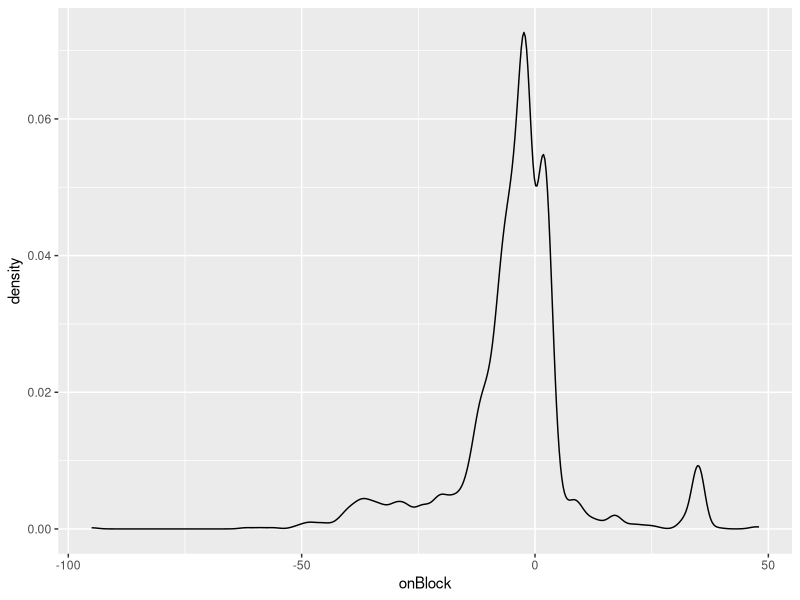
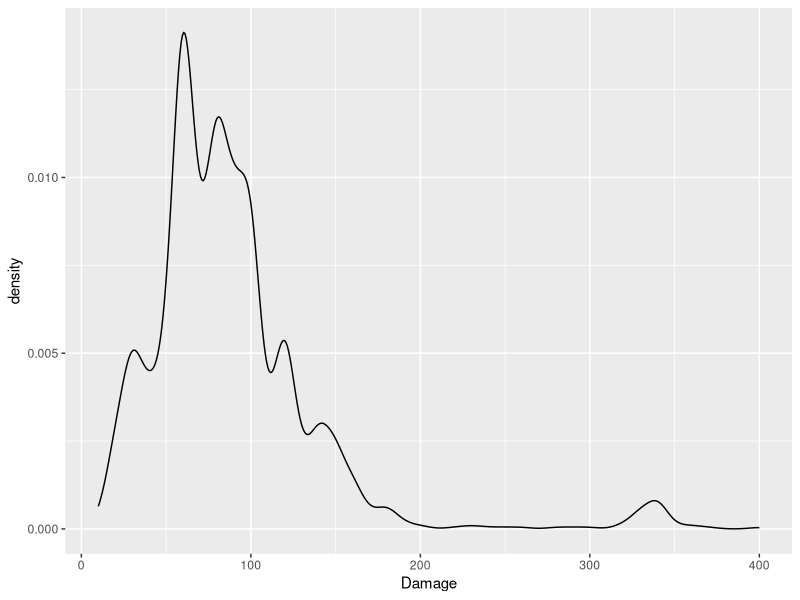
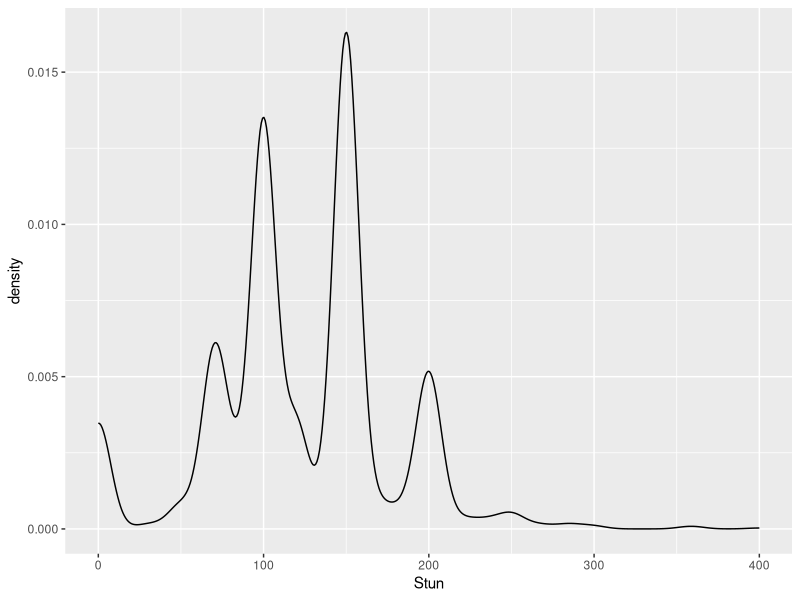

Recreate these plots in R, in order.
## ---- chunk 1
knitr::opts_chunk$set(echo = TRUE)
## ---- chunk 2
library(tidyverse)
## ---- chunk 3
df <- read.csv("data/all.csv", stringsAsFactors = FALSE)
# Check for missing values
na_rows <- df[!complete.cases(df), ]
na_rows
nrow(df)
ncol(df)
## ---- chunk 4
ggplot(df, aes(onBlock)) +
  geom_density()
ggplot(df, aes(Damage)) +
  geom_density()
ggplot(df, aes(Stun)) +
  geom_density()
